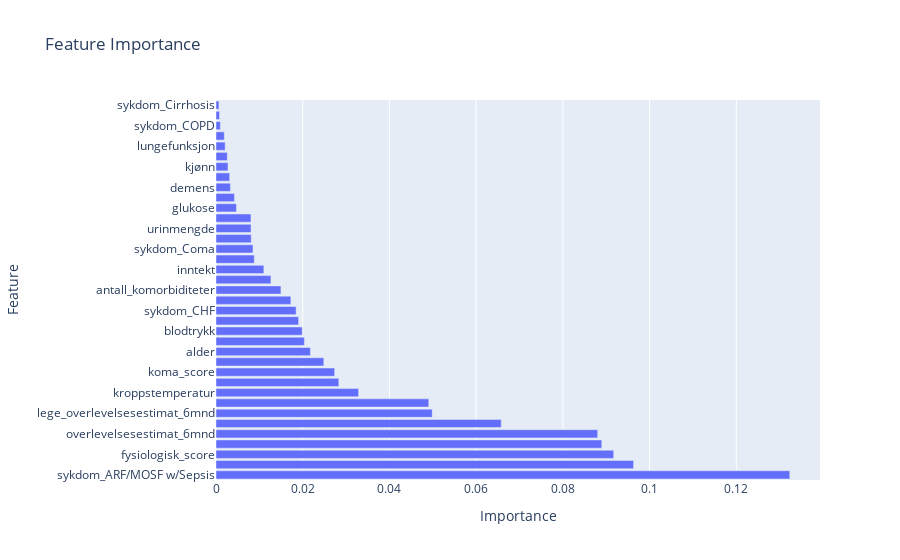

The notebook cell saved with this chart:
### Code cell
feature_importance_df = feature_importance_df.sort_values(by='Importance', ascending=False)

fig = px.bar(feature_importance_df, x='Importance', y='Feature', orientation='h', title="Feature Importance")
fig.show()

### Figure 1 — Plotly figure (JSON) as saved in the notebook; plotly's stock layout.template omitted (floating-point values rounded to 4 significant figures)
{"data": [{"alignmentgroup": "True", "hovertemplate": "Importance=%{x}<br>Feature=%{y}<extra></extra>", "legendgroup": "", "marker": {"color": "#636efa", "pattern": {"shape": ""}}, "name": "", "offsetgroup": "", "orientation": "h", "showlegend": false, "textposition": "auto", "type": "bar", "x": [0.1323, 0.0963, 0.09173, 0.08897, 0.08803, 0.06578, 0.04987, 0.04907, 0.03288, 0.02833, 0.02737, 0.02487, 0.02177, 0.02038, 0.01988, 0.01905, 0.01847, 0.01726, 0.01498, 0.01267, 0.01104, 0.008826, 0.008528, 0.008124, 0.008082, 0.008061, 0.004714, 0.004255, 0.003327, 0.003146, 0.002768, 0.002604, 0.002118, 0.001907, 0.001006, 0.000816, 0.000685], "xaxis": "x", "y": ["sykdom_ARF/MOSF w/Sepsis", "overlevelsesestimat_2mnd", "fysiologisk_score", "apache_fysiologisk_score", "overlevelsesestimat_6mnd", "lege_overlevelsesestimat_2mnd", "lege_overlevelsesestimat_6mnd", "adl_stedfortreder", "kroppstemperatur", "serumalbumin", "koma_score", "kreft_metastatic", "alder", "respirasjonsfrekvens", "blodtrykk", "hjertefrekvens", "sykdom_CHF", "hvite_blodlegemer", "antall_komorbiditeter", "natrium", "inntekt", "kreatinin", "sykdom_Coma", "utdanning_kategori", "urinmengde", "sykdom_MOSF w/Malig", "glukose", "has_any_cancer", "demens", "etnisitet", "kjønn", "blodurea_nitrogen", "lungefunksjon", "diabetes", "sykdom_COPD", "blod_ph", "sykdom_Cirrhosis"], "yaxis": "y"}], "layout": {"barmode": "relative", "legend": {"tracegroupgap": 0}, "title": {"text": "Feature Importance"}, "xaxis": {"anchor": "y", "domain": [0, 1], "title": {"text": "Importance"}}, "yaxis": {"anchor": "x", "domain": [0, 1], "title": {"text": "Feature"}}}}
